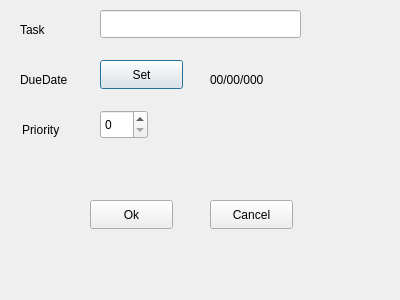
<?xml version="1.0" encoding="UTF-8"?>
<ui version="4.0">
 <class>newTask</class>
 <widget class="QDialog" name="newTask">
  <property name="geometry">
   <rect>
    <x>0</x>
    <y>0</y>
    <width>400</width>
    <height>300</height>
   </rect>
  </property>
  <property name="windowTitle">
   <string>Dialog</string>
  </property>
  <widget class="QLabel" name="label">
   <property name="geometry">
    <rect>
     <x>20</x>
     <y>20</y>
     <width>63</width>
     <height>20</height>
    </rect>
   </property>
   <property name="text">
    <string>Task</string>
   </property>
  </widget>
  <widget class="QLabel" name="label_2">
   <property name="geometry">
    <rect>
     <x>20</x>
     <y>70</y>
     <width>63</width>
     <height>20</height>
    </rect>
   </property>
   <property name="text">
    <string>DueDate</string>
   </property>
  </widget>
  <widget class="QLabel" name="label_3">
   <property name="geometry">
    <rect>
     <x>22</x>
     <y>120</y>
     <width>71</width>
     <height>20</height>
    </rect>
   </property>
   <property name="text">
    <string>Priority</string>
   </property>
  </widget>
  <widget class="QLabel" name="Date">
   <property name="geometry">
    <rect>
     <x>210</x>
     <y>70</y>
     <width>101</width>
     <height>20</height>
    </rect>
   </property>
   <property name="text">
    <string>00/00/000</string>
   </property>
  </widget>
  <widget class="QLineEdit" name="btnTask">
   <property name="geometry">
    <rect>
     <x>100</x>
     <y>10</y>
     <width>201</width>
     <height>28</height>
    </rect>
   </property>
  </widget>
  <widget class="QPushButton" name="btnDate">
   <property name="geometry">
    <rect>
     <x>100</x>
     <y>60</y>
     <width>83</width>
     <height>29</height>
    </rect>
   </property>
   <property name="text">
    <string>Set</string>
   </property>
  </widget>
  <widget class="QPushButton" name="btnOK">
   <property name="geometry">
    <rect>
     <x>90</x>
     <y>200</y>
     <width>83</width>
     <height>29</height>
    </rect>
   </property>
   <property name="text">
    <string>Ok</string>
   </property>
  </widget>
  <widget class="QPushButton" name="pushButton_3">
   <property name="geometry">
    <rect>
     <x>210</x>
     <y>200</y>
     <width>83</width>
     <height>29</height>
    </rect>
   </property>
   <property name="text">
    <string>Cancel</string>
   </property>
  </widget>
  <widget class="QSpinBox" name="btnprio">
   <property name="geometry">
    <rect>
     <x>100</x>
     <y>110</y>
     <width>48</width>
     <height>29</height>
    </rect>
   </property>
  </widget>
 </widget>
 <resources/>
 <connections/>
</ui>
